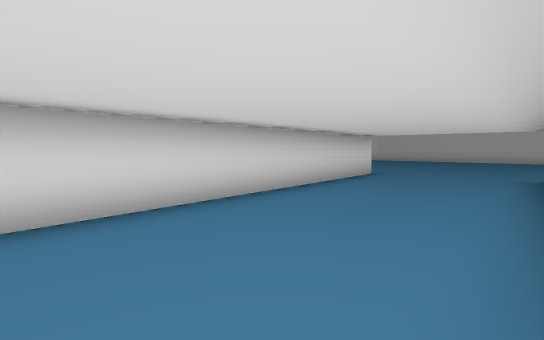
[1] (above)

13 first-person views from a walk through a 3-D level made in the Unity game engine. The camera is 1.5 m above the floor, tilts 4° down and sees 85° across. The floor is counted in squares, 2 m on a side. Each view is taken from the middle of a square. On the plan, view 1 faces up. The plan holds only what a view shows up to about 10 squares ahead; the rest is blank. The place goes on beyond the plan.

[2]
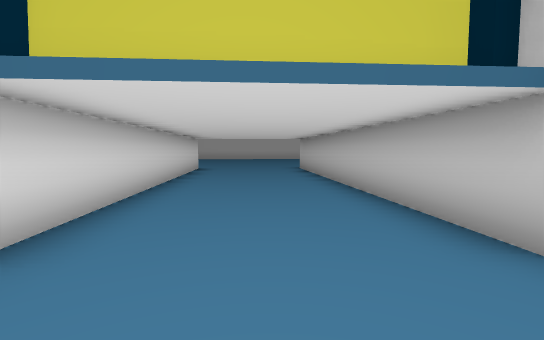

[3]
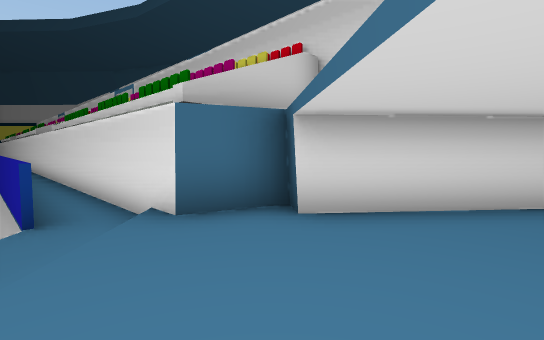

[4]
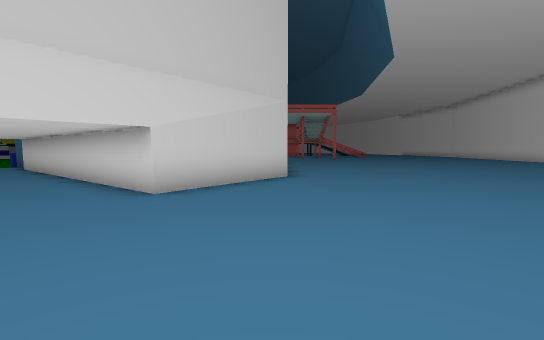

[5]
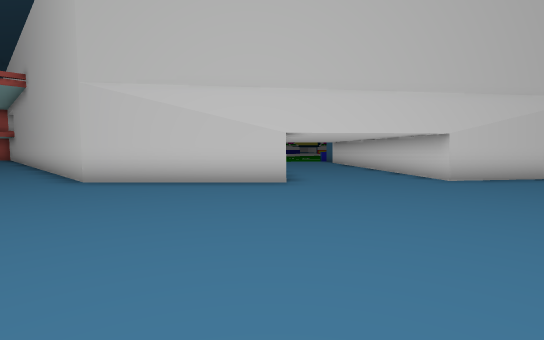

[6]
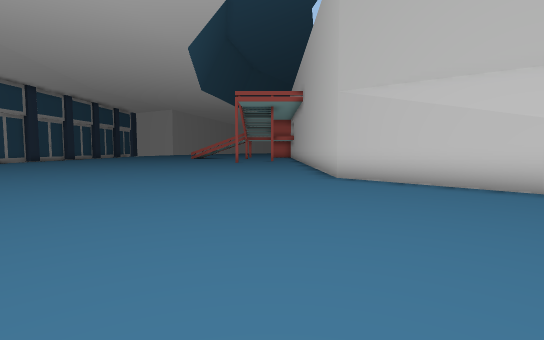

[7]
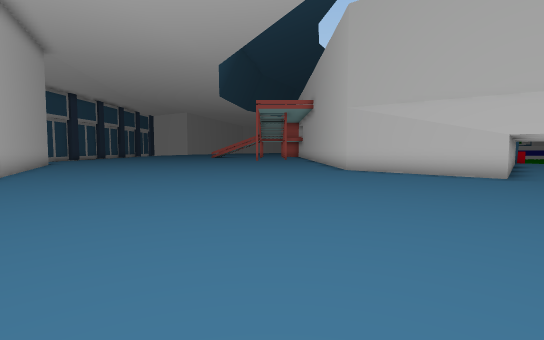

[8]
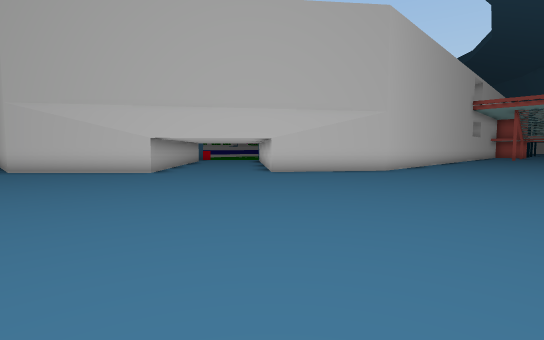

[9]
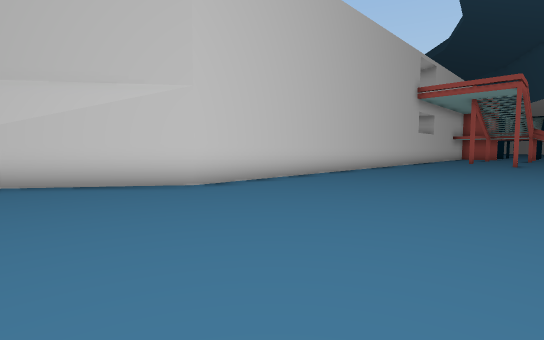

[10]
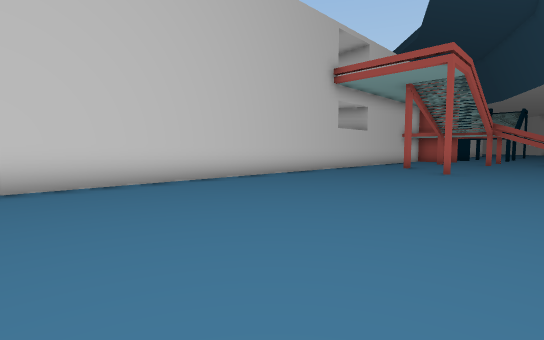

[11]
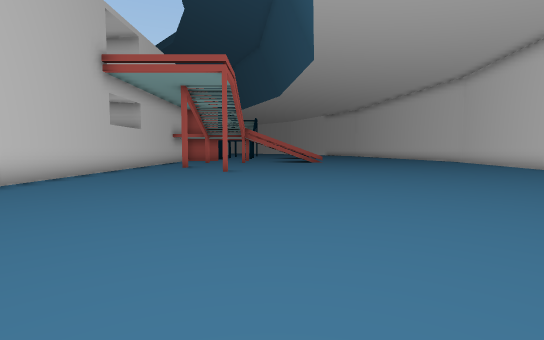

[12]
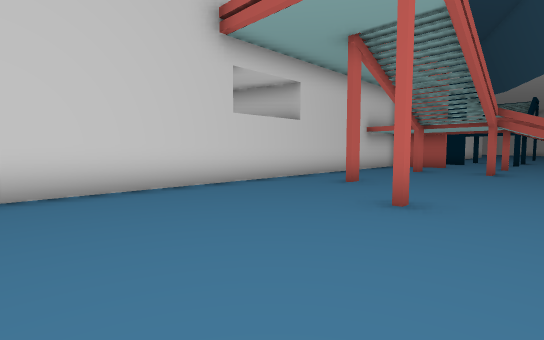

[13]
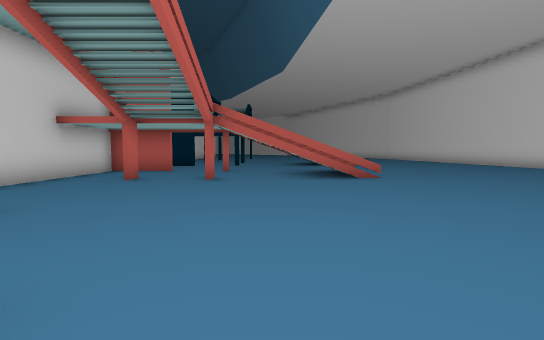

### Floor plan
Key: @ floor where view 1 was taken; # wall or solid block; . main floor; - floor 0.25 m lower than the main floor; / step, stairs or slope; = window, fence, low wall or low ledge; v drop or lower ground.
Columns run from 22 left of view 1 to 19 right of it. Each row starts with its distance up from view 1.
 25 ..       ..
 24 ...      ...
 23 .....    .....
 22 ......   ......
 21 .......  .......
 20  .=..... ........
 19  //...............  ..
 18  //....................
 17  /#.......................
 16  ................................
 15  .#......#.......................
 14  ................................ .
 13  .#....#............................
 12  ....................................
 11 #######################...............
 10                       ##...............
  9                        ###..............
  8                        ##................
  7                       ##.................
  6                      ##.....#.............
  5                      #.....###............
  4                     ##....## ##...........
  3                    ##....##   ##.........
  2                   ##....##     #..........
  1         ###########.....#      #..........
  0          ---------/...@##      #.
 -1              ####v-/..##       #.

Positions as (right, up) in squares from view 1, and headings:
1: (0, 0), facing up
2: (-3, -1), facing up-right
3: (-1, -1), facing up-left
4: (8, 11), facing left
5: (11, 11), facing down-left
6: (11, 11), facing down
7: (12, 14), facing down
8: (10, 16), facing down-left
9: (3, 17), facing down-left
10: (-3, 18), facing down-left
11: (-3, 17), facing left
12: (-9, 17), facing down-left
13: (-12, 17), facing left
